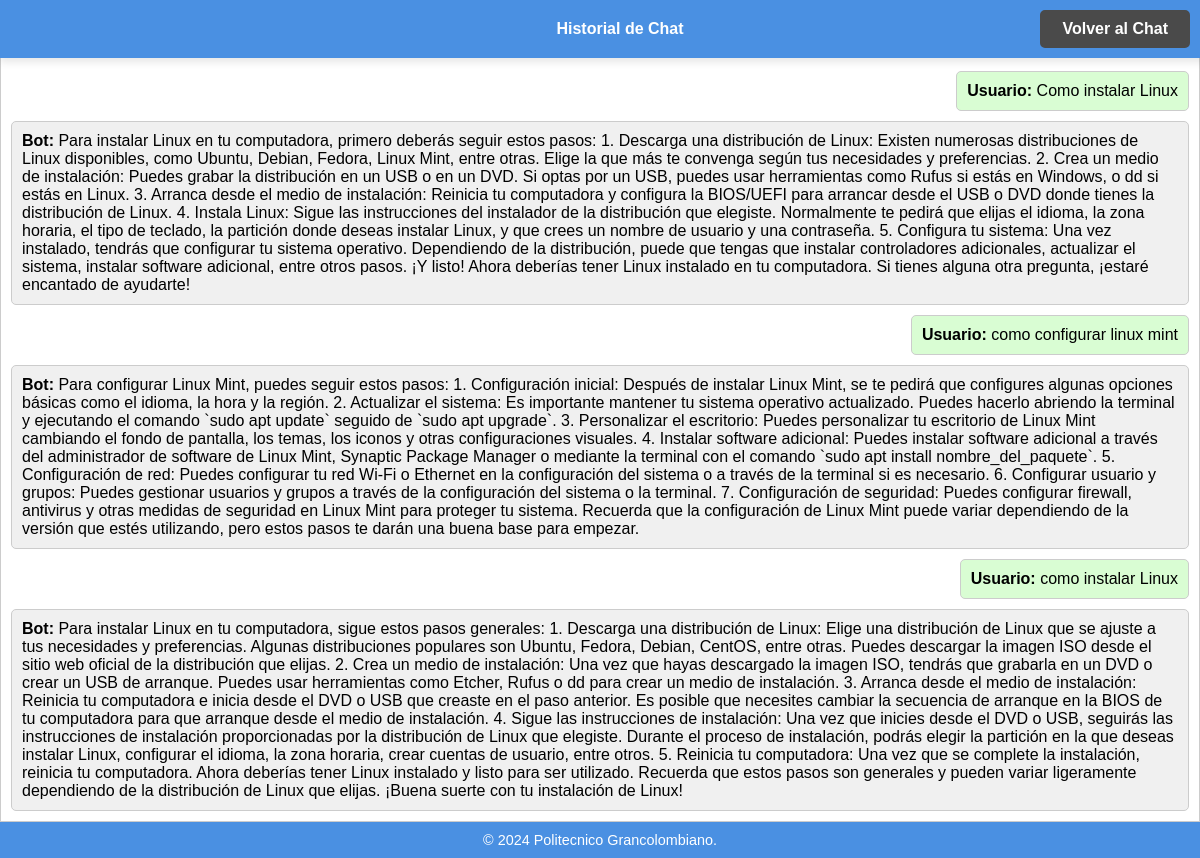
/historial (signed in), run on the app's committed database.
### app.py (models this page shows)
class Historial(db.Model):
    id = db.Column(db.Integer, primary_key=True)
    pregunta = db.Column(db.Text, nullable=False)
    respuesta = db.Column(db.Text, nullable=False)
    user_id = db.Column(db.Integer, db.ForeignKey('user.id'), nullable=False)

### app.py (the view)
@app.route('/historial')
@login_required
def historial():
    historial = Historial.query.filter_by(user_id=current_user.id).all()
    return render_template('historial.html', historial=historial)

### app.py (called while the page is built)
@login_manager.user_loader
def load_user(user_id):
    return User.query.get(int(user_id))

### templates/historial.html (shortened to what this page needs)
<!DOCTYPE html>
<html lang="es">
<head>
    <link rel="stylesheet" href="{{ url_for('static', filename='style.css') }}">
</head>
<body>
    <div class="header">
        Historial de Chat
    </div>
    <div class="container">
        <div class="chat-box">
            {% if historial %}
                {% for mensaje in historial %}
                    <div class="chat-message user-message"><strong>Usuario:</strong> {{ mensaje.pregunta }}</div>
                    <div class="chat-message bot-message"><strong>Bot:</strong> {{ mensaje.respuesta }}</div>
                {% endfor %}
            {% else %}
                <p>No hay historial disponible.</p>
            {% endif %}
        </div>
        <a href="{{ url_for('home') }}" class="back-button">Volver al Chat</a>
    </div>
    <div class="footer">
        © 2024 Politecnico Grancolombiano.
    </div>
</body>
</html>

### static/style.css (style rules this page uses)
body { font-family: Arial, sans-serif; margin: 0; padding: 0; display: flex; flex-direction: column; min-height: 100vh; }
.header { position: fixed; top: 0; left: 0; width: 100%; background-color: #4A90E2; color: white; padding: 20px; text-align: center; z-index: 1000; box-shadow: 0 4px 8px rgba(0, 0, 0, 0.1); font-weight: bold; }
.container { display: flex; flex: 1; flex-wrap: wrap; }
.chat-box { border: 1px solid #ccc; flex: 1; padding: 70px 10px 10px; overflow-y: auto; display: flex; flex-direction: column; gap: 10px; min-height: 300px; }
.chat-message { border: 1px solid #ccc; padding: 10px; border-radius: 5px; }
.user-message { align-self: flex-end; background-color: #d9fdd3; }
.bot-message { align-self: flex-start; background-color: #f0f0f0; }
.footer { background-color: #4A90E2; color: white; text-align: center; padding: 10px; font-size: 0.9em; }
.back-button { position: fixed; top: 10px; right: 10px; padding: 8px 20px; background-color: #4A4A4A; color: white; border: 2px solid #4A4A4A; border-radius: 5px; font-weight: bold; text-align: center; text-decoration: none; cursor: pointer; transition: background-color 0.3s, color 0.3s; z-index: 1001; }

### data on the page
Historial: pregunta "Como instalar Linux", respuesta "Para instalar Linux en tu computadora, primero deberás seguir estos pasos: 1. Descarga una distribución de Linux: Existen numerosas distribuciones de Linux disponibles, como Ubuntu, Debian, Fedora, Linux Mint, entre otras. Elige la que más te convenga según tus necesidades y preferencias. 2. Crea un medio de instalación: Puedes grabar la distribución en un USB o en un DVD. Si optas por un USB, puedes usar herramientas como Rufus si estás en Windows, o dd si estás en Linux. 3. Arranca desde el medio de instalación: Reinicia tu computadora y configura la BIOS/UEFI para arrancar desde el USB o DVD donde tienes la distribución de Linux. 4. Instala Linux: Sigue las instrucciones del instalador…"
Historial: pregunta "como configurar linux mint", respuesta "Para configurar Linux Mint, puedes seguir estos pasos: 1. Configuración inicial: Después de instalar Linux Mint, se te pedirá que configures algunas opciones básicas como el idioma, la hora y la región. 2. Actualizar el sistema: Es importante mantener tu sistema operativo actualizado. Puedes hacerlo abriendo la terminal y ejecutando el comando `sudo apt update` seguido de `sudo apt upgrade`. 3. Personalizar el escritorio: Puedes personalizar tu escritorio de Linux Mint cambiando el fondo de pantalla, los temas, los iconos y otras configuraciones visuales. 4. Instalar software adicional: Puedes instalar software adicional a través del administrador de software de Linux Mint, Synaptic Package…"
Historial: pregunta "como instalar Linux", respuesta "Para instalar Linux en tu computadora, sigue estos pasos generales: 1. Descarga una distribución de Linux: Elige una distribución de Linux que se ajuste a tus necesidades y preferencias. Algunas distribuciones populares son Ubuntu, Fedora, Debian, CentOS, entre otras. Puedes descargar la imagen ISO desde el sitio web oficial de la distribución que elijas. 2. Crea un medio de instalación: Una vez que hayas descargado la imagen ISO, tendrás que grabarla en un DVD o crear un USB de arranque. Puedes usar herramientas como Etcher, Rufus o dd para crear un medio de instalación. 3. Arranca desde el medio de instalación: Reinicia tu computadora e inicia desde el DVD o USB que creaste en el paso…"
